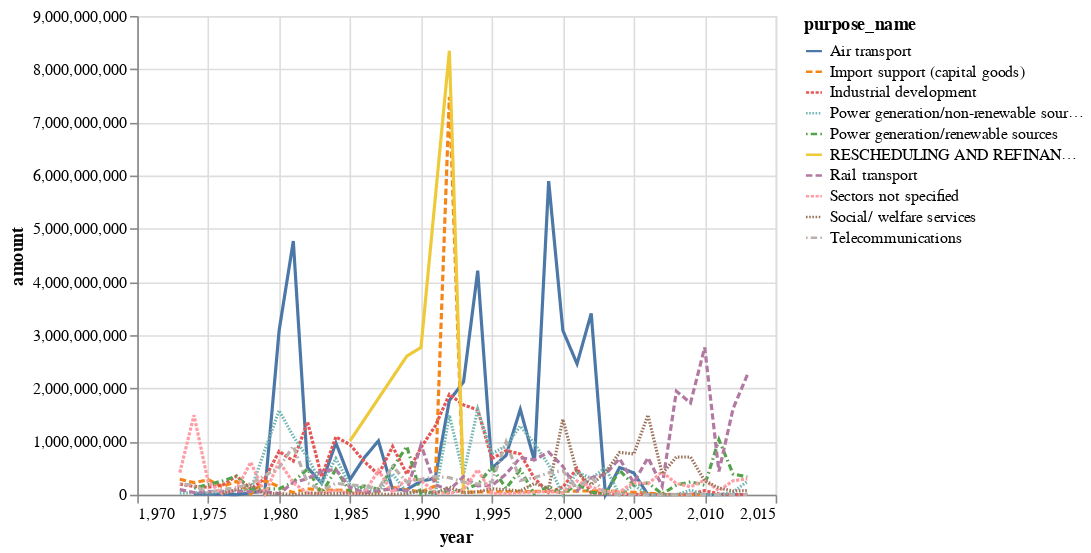

Write notebook code for a chart like this one.
### Code cell
# make the plot
alt.Chart(purpose).mark_line().encode(
    x = 'year',
    y = 'amount',
    color = 'purpose_name',
    strokeDash = 'purpose_name'
)

### Figure 1 — Vega-Lite specification as saved in the notebook (floating-point values rounded to 4 significant figures; data arrays with more than 128 entries replaced by an {"elided": "..."} marker saying what was removed)
{"config": {"view": {"continuousWidth": 400, "continuousHeight": 300}}, "data": {"name": "data-87e0a6c1278a7eb77a80da8a9dd755d9"}, "mark": "line", "encoding": {"color": {"type": "nominal", "field": "purpose_name"}, "strokeDash": {"type": "nominal", "field": "purpose_name"}, "x": {"type": "quantitative", "field": "year"}, "y": {"type": "quantitative", "field": "amount"}}, "$schema": "https://vega.github.io/schema/vega-lite/v4.8.1.json", "datasets": {"data-87e0a6c1278a7eb77a80da8a9dd755d9": {"elided": "338 records"}}}
